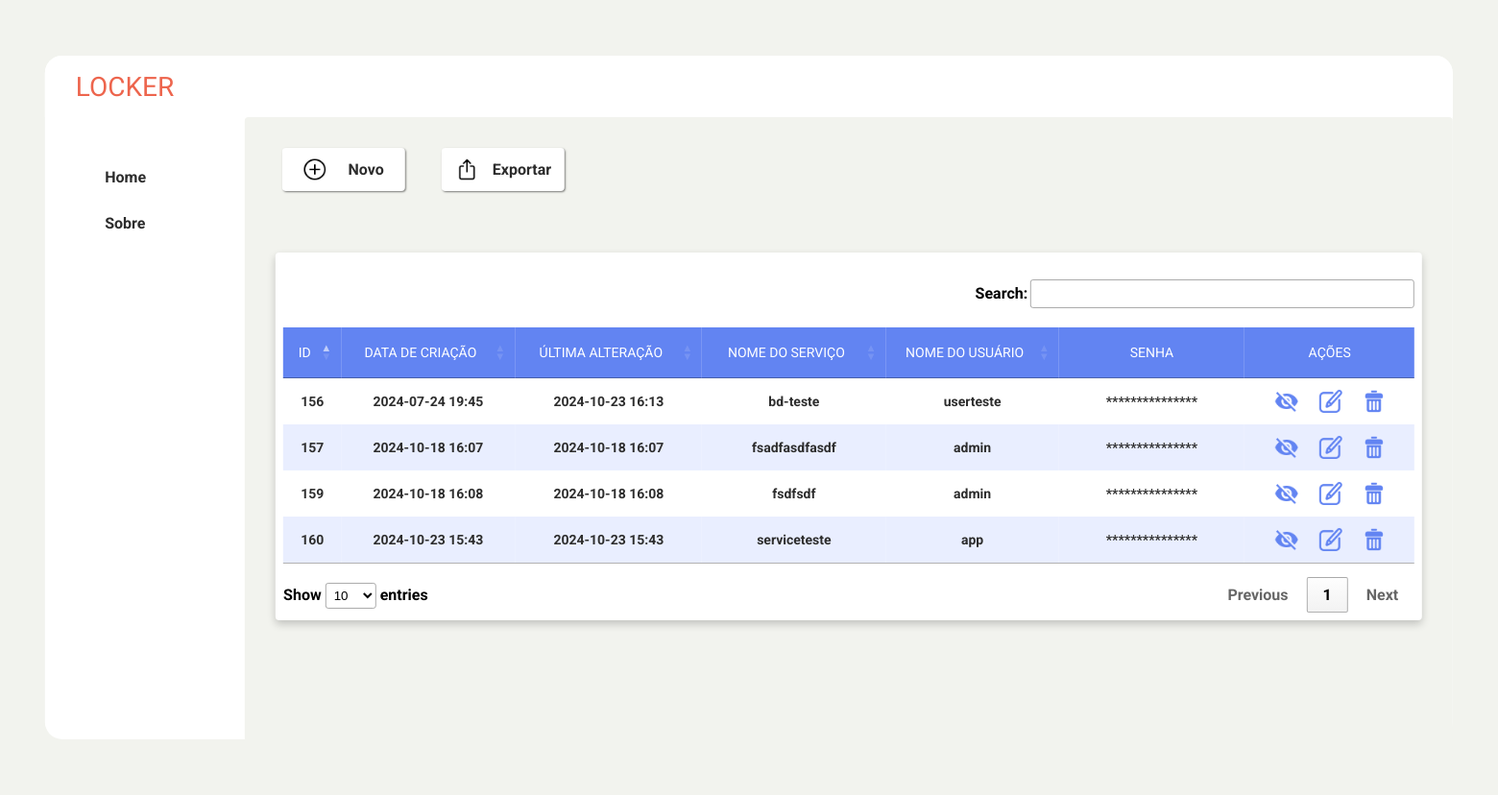
The app's page / (signed in) with its own data.
### app_lock/models.py (models this page shows)
class Service(models.Model):
    id = models.AutoField(primary_key=True)
    service_name = models.TextField(max_length=255)
    user_name = models.TextField(max_length=255)
    password = models.TextField(max_length=255)
    create_date = models.DateTimeField(default=timezone.now)
    update_date = models.DateTimeField(default=timezone.now)

### app_lock/views.py (the view)
# urls.py: path('', views.home, name='home'),  # URL padrão para a página inicial
@login_required  # Garante que só usuários logados podem acessar a home
def home(request):
    if request.method == 'POST':
        form = CadastroForm(request.POST)
        if form.is_valid():
            service_name = form.cleaned_data['service_name']
            user_name = form.cleaned_data['user_name']
            password = form.cleaned_data['password']
            if Service.objects.filter(service_name=service_name).exists():
                return JsonResponse({'error': 'Nome do serviço já existe'}, status=400)
            encrypted_password = encrypt_data(password)
            new_service = Service(service_name=service_name, user_name=user_name, password=encrypted_password)
            new_service.save()
            return JsonResponse({
                'id': new_service.id,
                'create_date': new_service.create_date.strftime('%Y-%m-%d %H:%M'),
                'update_date': new_service.update_date.strftime('%Y-%m-%d %H:%M'),
                'service_name': new_service.service_name,
                'user_name': new_service.user_name,
                'password': new_service.password,
            })
        else:
            return JsonResponse({'error': 'Erro ao processar o formulário'}, status=400)
    else:
        search_query = request.GET.get('search')
        if search_query:
            services = Service.objects.filter(Q(service_name__icontains=search_query) | Q(user_name__icontains=search_query))
        else:
            services = Service.objects.all()
        decrypted_services = []
        for service in services:
            decrypted_service = model_to_dict(service)
            try:
                decrypted_service['password'] = decrypt_data(service.password)
            except InvalidToken:
                logger.error(f'Erro ao descriptografar a senha do serviço {service.service_name}')
                decrypted_service['password'] = 'Erro ao descriptografar'
            decrypted_services.append(decrypted_service)
        form = CadastroForm()
        return render(request, 'services/home.html', {
            'services': decrypted_services,
            'form': form,
            'user_name': request.user.username  # Passa o nome do usuário para o template
        })

### app_lock/forms.py
class CadastroForm(forms.Form):
    service_name = forms.CharField(label='Nome do Serviço', max_length=100)
    user_name = forms.CharField(label='Nome do Usuário', max_length=100)
    password = forms.CharField(label='Senha', widget=forms.PasswordInput)

### app_lock/views.py (called while the page is built)
def decrypt_data(encrypted_data_base64):
    try:
        encrypted_data = base64.urlsafe_b64decode(encrypted_data_base64.encode('utf-8'))
        decrypted_data = cipher_suite.decrypt(encrypted_data).decode('utf-8')
        logger.debug(f'Data decrypted: {decrypted_data}')
        return decrypted_data
    except InvalidToken as e:
        logger.error(f'Decryption error: {e}, Data: {encrypted_data_base64}')
        raise
    except Exception as e:
        logger.error(f'Unexpected error during decryption: {e}')
        raise

### app_lock/templates/services/home.html (shortened to what this page needs)
<!DOCTYPE html>
<html lang="en">
<head>
  {% load static %}
  <link rel="stylesheet" type="text/css" href="{% static 'css/style.css' %}">
  <link rel="stylesheet" href="https://cdn.datatables.net/1.13.4/css/jquery.dataTables.min.css">
</head>
<body>
  <div class="content">
    <div id="header">
      <p id="name_header">LOCKER</p>
      <div id="user_header">Olá, <strong>{{ user_name }}</div>
    </div>
    <div id="navbar-container">
      <div id="navbar">
        <ul>
          <li>Home</li>
          <li>Sobre</li>
        </ul>
      </div>
      <div id="container">
        <div id="add-search">
          <div id="new-service">
            <div id="btn_new_service" onclick="showNewServiceForm()" title="Cadastrar novo serviço">
              <img id="btn_add_img" src="{% static 'img/btn_add.png' %}">
              Novo
            </div>
            <div id="btn_export" onclick="exportData()">
              <img id="btn_export_img" src="{% static 'img/btn_export.png' %}">
              Exportar
            </div>
          </div>
        </div>
        <div id="list-services">
          <table id="tb_services">
            <thead>
              <tr>
                <th id="id">ID</th>
                <th>DATA DE CRIAÇÃO</th>
                <th>ÚLTIMA ALTERAÇÃO</th>
                <th>NOME DO SERVIÇO</th>
                <th>NOME DO USUÁRIO</th>
                <th>SENHA</th>
                <th>AÇÕES</th>
              </tr>
            </thead>
            <tbody>
              {% for service in services %}
              <tr id="row_{{ service.id }}" oncontextmenu="showContextMenu(event, '{{ service.id }}')">
                <td>{{ service.id }}</td>
                <td>{{ service.create_date|date:"Y-m-d H:i" }}</td>
                <td id="update_date_{{ service.id }}">{{ service.update_date|date:"Y-m-d H:i" }}</td>
                <td>
                  <span id="service_name_{{ service.id }}">{{ service.service_name }}</span>
                </td>
                <td>
                  <span id="user_name_{{ service.id }}">{{ service.user_name }}</span>
                </td>
                <td>
                  <span id="password_{{ service.id }}"> *************** </span>
                </td>
                <td id="acoes">
                  <button class="btn_toggle" title="Exibir senha" id="toggle_psw_{{ service.id }}"
                    onclick="revealPassword('{{ service.id }}')">
                    <img id="img_search_{{ service.id }}" src="{% static 'img/eye_opened.png' %}">
                  </button>
                  <button class="btn_edit" title="Editar registro" onclick="enableEdit('{{ service.id }}')">
                    <img id="edit_btn_{{ service.id }}" src="{% static 'img/btn_edit.png' %}">
                  </button>
                  <button class="btn_delete" title="Excluir registro" onclick="deleteService('{{ service.id }}')">
                    <img id="delete_btn_{{ service.id }}" src="{% static 'img/btn_delete.png' %}">
                  </button>
                </td>
              </tr>
              {% endfor %}
            </tbody>
          </table>
        </div>
      </div>
    </div>
  </div>
</body>
</html>

### app_lock/static/css/style.css (style rules this page uses)
body, html { font-family: "Roboto", sans-serif; font-style: normal; background-color: #F2F3EE; width: 100%; height: 100%; margin: 0; }
.content { width: 94%; height: 86%; background-color: #fff; border-radius: 18px; position: absolute; top: 50%; left: 50%; transform: translate(-50%, -50%); }
#header { display: flex; background-color: #fff; width: 100%; height: 4rem; align-items: center; border-radius: 18px 18px 0 0; }
#name_header { margin-left: 2rem; font-size: 28px; color: #ED654D }
#user_header { margin-left: 1.4rem; color: #2c2c2c; }
#navbar-container { display: flex; height: 100%; }
#navbar { width: 14rem; color: #2c2c2c; }
#navbar ul { padding: 0; margin-left: 2.4rem; margin-top: 2.4rem; }
#navbar li { list-style-type: none; height: 2rem; padding: 8px; padding-left: 24px; display: flex; align-items: center; cursor: pointer; }
#container { background-color: #F2F3EE; border-radius: 4px; }
#add-search { margin-top: 4vh; width: 80vw; align-items: center; display: flex; justify-content: space-between; }
#new-service { display: flex; }
#list-services { margin: 4vh; margin-top: 8vh; box-shadow: 0 4px 8px rgba(0, 0, 0, 0.2); padding: 8px; background-color: #ffffff; border-radius: 4px; }
#tb_services { text-align: center; }
#tb_services th { background-color: #6284f2; height: 2rem; color:#ffffff; font-family: "Roboto", sans-serif; font-weight: 400; font-style: normal; font-size: 14px; width: 28vw; text-align: center; }
#tb_services #id { width: 4vw; }
#tb_services td { font-size: 14px; color: #2d2d2d; height: 4vh; }
#tb_services tr:nth-child(even) { background-color: #e9eeff; }
#tb_services tr:nth-child(odd) { background-color: #ffffff; }
.btn_toggle, .btn_edit, .btn_delete, .btn_save, .btn_cancel { border-style: none; background: none; vertical-align: middle; align-items: center; padding: 0; margin: 0; display: inline-flex; align-items: center; justify-content: center; cursor: pointer; }
.btn_edit img, .btn_delete img, .btn_save img, .btn_cancel img { display: block; margin: 0; padding: 0; width: 24px; height: 24px; }
.btn_toggle img { width: 26px; height: 26px; }
#acoes { display: flex; flex-direction: row; justify-content: space-evenly; }
#btn_new_service, #btn_export { width: 8rem; height: 2.8rem; background-color: #fff; border-radius: 4px; border-style: none; font-size: 1rem; color: #2c2c2c; cursor: pointer; margin-left: 2.4rem; box-shadow: 1px 1px 2px rgba(0, 0, 0, 0.5); display: flex; justify-content: space-evenly; align-items: center; }
#btn_add_img, #btn_export_img { width: 1.6rem; height: 1.6rem; }

### records on screen
Service: create_date "2024-07-24 19:45", update_date "2024-10-23 16:13", service_name "bd-teste", user_name "userteste"
Service: create_date "2024-10-18 16:07", update_date "2024-10-18 16:07", service_name "fsadfasdfasdf", user_name "admin"
Service: create_date "2024-10-18 16:08", update_date "2024-10-18 16:08", service_name "fsdfsdf", user_name "admin"
Service: create_date "2024-10-23 15:43", update_date "2024-10-23 15:43", service_name "serviceteste", user_name "app"

### other values on screen
{{ service.id }} "156" "157" "159" "160"
